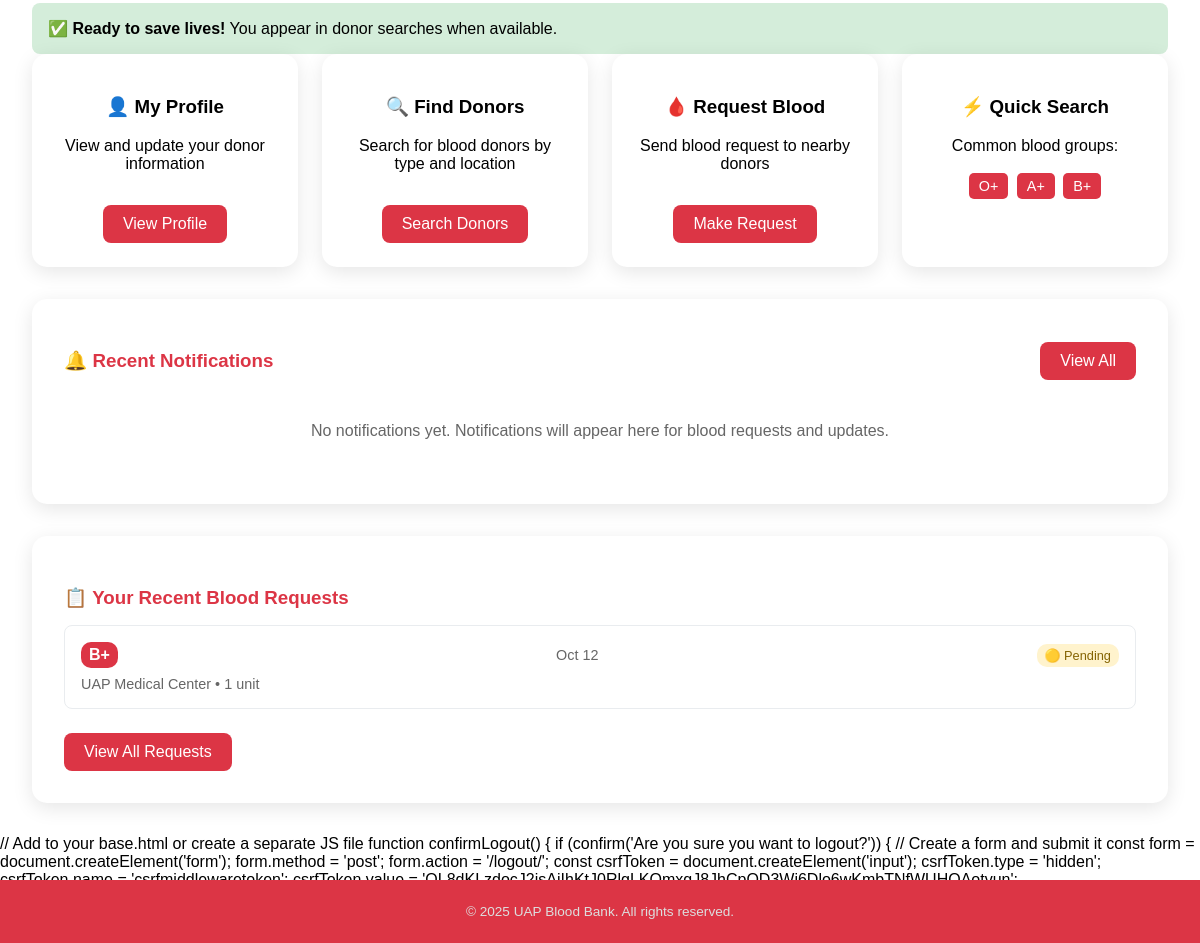
Before: /dashboard/ (signed in, lower part) with the older database file.
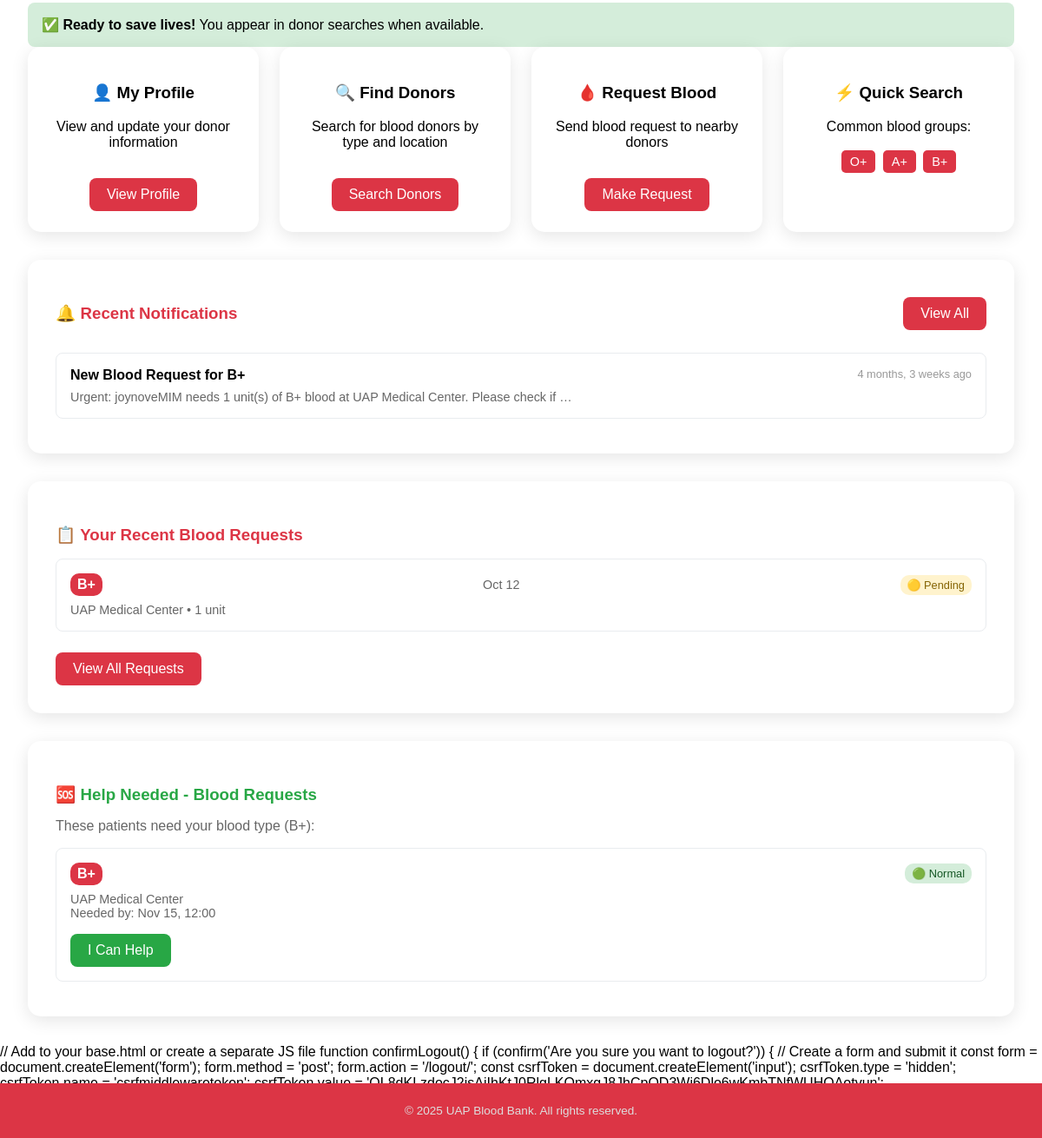
After: the same page with the newer database file.
### UAP_Student_Blood_Information_System/bloodbank/models.py (models this page shows, shortened)
class BloodRequest(models.Model):
    STATUS_CHOICES = [
        ('pending', '🟡 Pending'),
        ('accepted', '✅ Accepted'),
        ('completed', '🟢 Completed'),
        ('cancelled', '🔴 Cancelled'),
        ('expired', '⏰ Expired'),
    ]
    URGENCY_CHOICES = [
        ('normal', '🟢 Normal'),
        ('urgent', '🟡 Urgent'),
        ('emergency', '🔴 Emergency'),
    ]
    requester = models.ForeignKey(User, on_delete=models.CASCADE, related_name='blood_requests')
    blood_group = models.CharField(max_length=5, choices=BLOOD_GROUPS)
    units_required = models.PositiveIntegerField(default=1)
    urgency = models.CharField(max_length=20, choices=URGENCY_CHOICES, default='normal')
    message = models.TextField(help_text="Additional information for donors", blank=True)
    hospital_name = models.CharField(max_length=255, default='UAP Medical Center')
    hospital_address = models.TextField(default='UAP Campus, Kuratoli, Dhaka')
    contact_person = models.CharField(max_length=100, default='Medical Staff')
    contact_phone = models.CharField(max_length=15, default='0123456789')
    status = models.CharField(max_length=20, choices=STATUS_CHOICES, default='pending')
    created_at = models.DateTimeField(auto_now_add=True)
    needed_by = models.DateTimeField(help_text="When the blood is needed by", default=timezone.now)
    accepted_by = models.ForeignKey(
        User,
        on_delete=models.SET_NULL,
        null=True,
        blank=True,
        related_name='accepted_requests'
    )
    accepted_at = models.DateTimeField(null=True, blank=True)

class Notification(models.Model):
    NOTIFICATION_TYPES = [
        ('blood_request', '🔴 New Blood Request'),
        ('request_accepted', '📌 Request Accepted'),
        ('request_completed', '🟢 Request Completed'),
        ('request_cancelled', '🔴 Request Cancelled'),
        ('donor_available', '🟢 Donor Available'),
        ('system', '🔵 System Notification'),
    ]
    user = models.ForeignKey(User, on_delete=models.CASCADE, related_name='notifications')
    notification_type = models.CharField(max_length=20, choices=NOTIFICATION_TYPES)
    title = models.CharField(max_length=255)
    message = models.TextField()
    blood_request = models.ForeignKey('BloodRequest', on_delete=models.CASCADE, null=True, blank=True)
    is_read = models.BooleanField(default=False)
    created_at = models.DateTimeField(auto_now_add=True)
    class Meta:
        ordering = ['-created_at']

class UserProfile(models.Model):
    profile_picture = models.ImageField(
        upload_to='profile_pics/',
        null=True,
        blank=True,
        help_text='Upload your profile picture (JPG, PNG, JPEG)',
        validators=[FileExtensionValidator(allowed_extensions=['jpg', 'jpeg', 'png'])]
    )

### UAP_Student_Blood_Information_System/bloodbank/views.py (the view)
# urls.py: path('dashboard/', views.dashboard, name='dashboard'),
@login_required
def dashboard(request):
    try:
        profile = UserProfile.objects.get(user=request.user)
    except UserProfile.DoesNotExist:
        profile = None
    user_requests = BloodRequest.objects.filter(requester=request.user).order_by('-created_at')[:5]
    pending_requests = []
    if profile and profile.is_donor and profile.is_available:
        pending_requests = BloodRequest.objects.filter(
            blood_group=profile.blood_group,
            status='pending'
        ).exclude(requester=request.user).order_by('-urgency', '-created_at')[:3]
    recent_notifications = Notification.objects.filter(user=request.user).order_by('-created_at')[:5]
    unread_count = get_unread_notification_count(request.user)
    return render(request, 'dashboard.html', {
        'user': request.user,
        'profile': profile,
        'user_requests': user_requests,
        'pending_requests': pending_requests,
        'recent_notifications': recent_notifications,
        'unread_count': unread_count,
    })

### UAP_Student_Blood_Information_System/bloodbank/context_processors.py (called while the page is built)
def notification_count(request):
    if request.user.is_authenticated:
        unread_count = Notification.objects.filter(user=request.user, is_read=False).count()
        return {'unread_count': unread_count}
    return {'unread_count': 0}

### UAP_Student_Blood_Information_System/bloodbank/views.py (called while the page is built, shortened)
def get_unread_notification_count(user):
    return Notification.objects.filter(user=user, is_read=False).count()

### UAP_Student_Blood_Information_System/templates/dashboard.html (shortened to what the changed rows need)
{% extends 'base.html' %}
{% block content %}
<div class="notifications-preview" style="background: white; padding: 2rem; border-radius: 15px; box-shadow: 0 5px 20px rgba(0,0,0,0.1); margin-top: 2rem;">
    <div style="display: flex; justify-content: space-between; align-items: center; margin-bottom: 1rem;">
        <h3 style="color: #dc3545;">
        </h3>
        <a href="{% url 'notifications' %}" class="btn" style="background: #dc3545; color: white; padding: 10px 20px; border: none; border-radius: 8px; cursor: pointer; text-decoration: none; display: inline-block;">View All</a>
    </div>
    {% if recent_notifications %}
        {% for notification in recent_notifications %}
        <div style="padding: 1rem; border: 1px solid #e9ecef; border-radius: 8px; margin-bottom: 0.5rem; {% if not notification.is_read %}background: #f0f8ff; border-left: 4px solid #007bff;{% endif %}">
            <div style="display: flex; justify-content: space-between; align-items: flex-start;">
                <div>
                    <strong>{{ notification.title }}</strong>
                    <p style="margin: 0.5rem 0 0 0; color: #666; font-size: 0.9rem;">
                        {{ notification.message|truncatewords:15 }}
                    </p>
                </div>
                <span style="color: #999; font-size: 0.8rem; white-space: nowrap;">
                    {{ notification.created_at|timesince }} ago
                </span>
            </div>
        </div>
        {% endfor %}
    {% else %}
        <p style="color: #666; text-align: center; padding: 1rem;">
            No notifications yet. Notifications will appear here for blood requests and updates.
        </p>
    {% endif %}
</div>
{% if user_requests %}
<div class="recent-requests" style="background: white; padding: 2rem; border-radius: 15px; box-shadow: 0 5px 20px rgba(0,0,0,0.1); margin-top: 2rem;">
    {% for request in user_requests %}
    <div style="padding: 1rem; border: 1px solid #e9ecef; border-radius: 8px; margin-bottom: 0.5rem;">
        <div style="display: flex; justify-content: space-between; align-items: center;">
            <span style="background: #dc3545; color: white; padding: 0.25rem 0.5rem; border-radius: 10px; font-weight: bold;">
                {{ request.blood_group }}
            </span>
            <span style="font-size: 0.9rem; color: #666;">
                {{ request.created_at|date:"M d" }}
            </span>
            <span style="padding: 0.25rem 0.5rem; border-radius: 10px; font-size: 0.8rem;
                {% if request.status == 'pending' %}background: #fff3cd; color: #856404;
                {% elif request.status == 'accepted' %}background: #d1ecf1; color: #0c5460;
                {% elif request.status == 'completed' %}background: #d4edda; color: #155724;
                {% else %}background: #f8d7da; color: #721c24;{% endif %}">
                {{ request.get_status_display }}
            </span>
        </div>
        <p style="margin: 0.5rem 0 0 0; color: #666; font-size: 0.9rem;">
            {{ request.hospital_name }} • {{ request.units_required }} unit{{ request.units_required|pluralize }}
        </p>
    </div>
    {% endfor %}
</div>
{% endif %}
{% if pending_requests %}
<div class="pending-requests" style="background: white; padding: 2rem; border-radius: 15px; box-shadow: 0 5px 20px rgba(0,0,0,0.1); margin-top: 2rem;">
    <h3 style="color: #28a745; margin-bottom: 1rem;">🆘 Help Needed - Blood Requests</h3>
    <p style="color: #666; margin-bottom: 1rem;">These patients need your blood type ({{ profile.blood_group }}):</p>
    {% for request in pending_requests %}
    <div style="padding: 1rem; border: 1px solid #e9ecef; border-radius: 8px; margin-bottom: 0.5rem;">
        <div style="display: flex; justify-content: space-between; align-items: center; margin-bottom: 0.5rem;">
            <span style="background: #dc3545; color: white; padding: 0.25rem 0.5rem; border-radius: 10px; font-weight: bold;">
                {{ request.blood_group }}
            </span>
            <span style="padding: 0.25rem 0.5rem; border-radius: 10px; font-size: 0.8rem;
                {% if request.urgency == 'normal' %}background: #d4edda; color: #155724;
                {% elif request.urgency == 'urgent' %}background: #fff3cd; color: #856404;
                {% else %}background: #f8d7da; color: #721c24;{% endif %}">
                {{ request.get_urgency_display }}
            </span>
        </div>
        <p style="margin: 0.5rem 0; color: #666; font-size: 0.9rem;">
            {{ request.hospital_name }}<br>
            Needed by: {{ request.needed_by|date:"M d, H:i" }}
        </p>
        <a href="{% url 'accept_request' request.id %}" class="btn" style="background: #28a745; color: white; padding: 10px 20px; border: none; border-radius: 8px; cursor: pointer; text-decoration: none; display: inline-block; margin-top: 0.5rem;">I Can Help</a>
    </div>
    {% endfor %}
</div>
{% endif %}
{% endblock %}

Changed rows visible on the page:
added Notification: title "New Blood Request for B+", message "Urgent: joynoveMIM needs 1 unit(s) of B+ blood at UAP Medical Center. Please check if …", created_at "4 months, 3 weeks"
now on this page (row edited): UserProfile: blood_group "B+"
added BloodRequest: blood_group "B+", urgency "🟢 Normal", hospital_name "UAP Medical Center", needed_by "Nov 15, 12:00", shown under "🆘 Help Needed - Blood Requests"
Other visible differences:
text no longer shown: "No notifications yet. Notifications will appear here for blood requests and updates."
text now shown: "🆘 Help Needed - Blood Requests These patients need your blood type ( ):"
